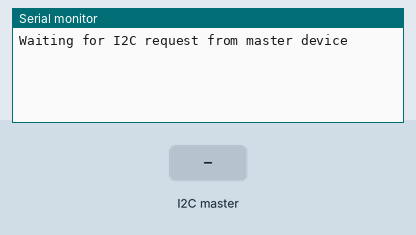
Simulated run of this sketch. Board: ESP32. On the bench: the last lines printed to the serial monitor. Inputs (shaded band) come from the test bench. The RemoteXY app is connected.

Above: at 1.2 s.
1.3 s: the I2C master sends the byte 1
At 2.1 s:
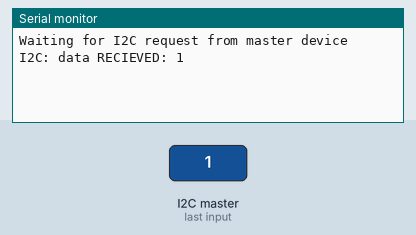
2.8 s: the I2C master sends the byte 0
At 3.2 s:
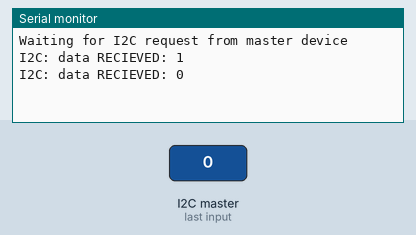

Measured:
- after the input at 1.3 s, the serial monitor: prints a new line at once (image 1)
- after the input at 2.8 s, the serial monitor: prints a new line at once (image 2)

The sketch:

esp32-code.ino
```cpp
/**********<Dependencies>**********/
// I2C
#include <Wire.h>

// RemoteXY
#define REMOTEXY_MODE__ESP32CORE_BLE
#include <BLEDevice.h>
#define REMOTEXY_BLUETOOTH_NAME "TerraGator"  // RemoteXY connection settings
#include <RemoteXY.h>
/**********</Dependencies>**********/


/**********<RemoteXY GUI Configuration>**********/
#pragma pack(push, 1)

uint8_t RemoteXY_CONF[] =   // 141 bytes
  { 255,4,0,0,0,134,0,19,0,0,0,0,31,2,106,200,200,84,1,1,
  5,0,5,26,125,52,52,132,15,60,60,32,2,26,31,2,20,10,67,23,
  17,14,98,11,1,2,26,31,31,69,78,65,66,76,69,0,68,73,83,65,
  66,76,69,0,2,30,61,44,22,17,49,98,9,0,2,26,31,31,79,78,
  0,79,70,70,0,129,21,35,65,7,40,27,56,6,64,17,77,111,116,111,
  114,32,69,110,97,98,108,101,32,40,82,101,108,97,121,41,0,129,30,85,
  43,7,48,59,37,6,64,17,69,110,103,97,103,101,32,66,114,97,107,101,
  0 };

// this structure defines all the variables and events of your control interface
struct {

    // input variables
  int8_t joystick_01_x; // from -100 to 100
  int8_t joystick_01_y; // from -100 to 100
  uint8_t relay_sw; // =1 if switch ON and =0 if OFF, from 0 to 1
  uint8_t brake_sw; // =1 if switch ON and =0 if OFF, from 0 to 1

    // other variable
  uint8_t connect_flag;  // =1 if wire connected, else =0

} RemoteXY;

#pragma pack(pop)
/**********</RemoteXY GUI Configuration>**********/


/**********<Defines>**********/
// I2C Defines
#define esp32_i2c_address 0x20
#define i2c_clock_freq    100000
/**********</Defines>**********/


/**********<Global Variables>**********/
int8_t steering = 0;
int8_t velocity = 0;
uint8_t relay_state = 0;
uint8_t brake_state = 0;
/**********</Global Variables>**********/


/**********<I2C Request/Receive ISRs>**********/
// I2C data REQUEST ISR
void i2c_request() {

  uint8_t data_to_send[4];
  data_to_send[0] = (uint8_t)(steering);
  data_to_send[1] = (uint8_t)(velocity);
  data_to_send[2] = relay_state;
  data_to_send[3] = brake_state;

  Wire.write(data_to_send, 4);  // send four bytes of data

  Serial.println("I2C: data REQUEST received");
}

// I2C data RECEIVE ISR
void i2c_receive(int num_bytes) {
  uint8_t data_received;
  while(Wire.available()){
    data_received = Wire.read();
  }
  Serial.print("I2C: data RECIEVED: ");
  Serial.print(data_received);
  Serial.print("\n");
}
/**********</I2C Request/Receive ISRs>**********/


/**********<ESP32 Setup Function>**********/
void setup() {

  // RemoteXY init
  RemoteXY_Init ();

  // Serial monitor init
  Serial.begin(115200);
  delay(10);
  Serial.println("Waiting for I2C request from master device");

  // I2C init and handler setup
  Wire.setClock(i2c_clock_freq);  // set I2C clock frequency
  Wire.begin(esp32_i2c_address);  // join I2C bus in slave mode with this address
  Wire.onRequest(i2c_request);    // what happens when data is requested?
  Wire.onReceive(i2c_receive);    // what happens when data is received?
}
/**********</ESP32 Setup Function>**********/


/**********<ESP32 Loop Function>**********/
void loop() {
  // First, run RemoteXY handler (required)
    RemoteXY_Handler();

  // Second, get updated values
    steering = RemoteXY.joystick_01_x;
    velocity = RemoteXY.joystick_01_y;
    relay_state = RemoteXY.relay_sw;
    brake_state = RemoteXY.brake_sw;
}
/**********<ESP32 Loop Function>**********/
```
